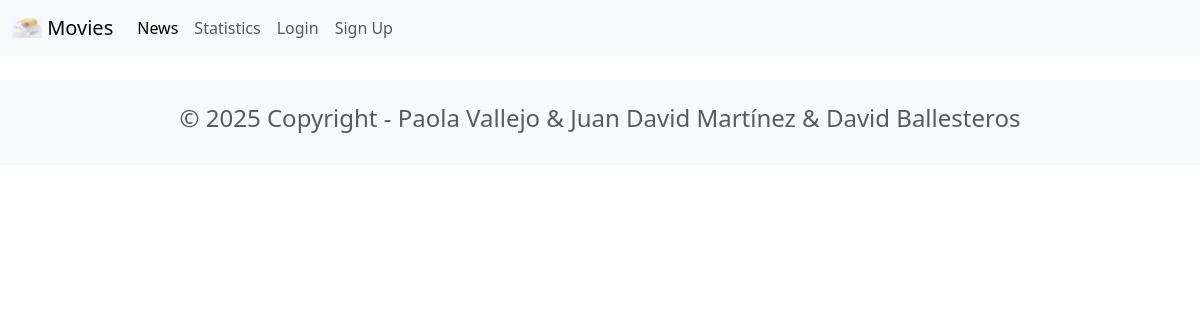
Before: /news/ with the older database file.
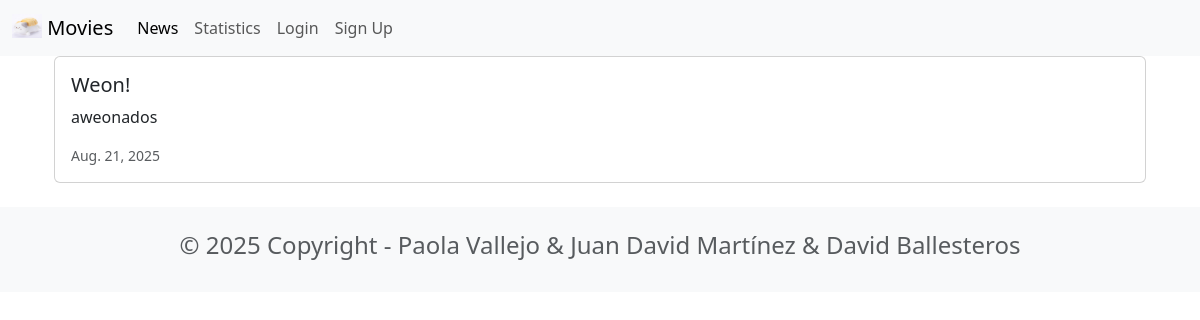
After: the same page with the newer database file.
### news/models.py (models this page shows, shortened)
class New(models.Model):
    headline = models.CharField(max_length=200)
    body = models.TextField()
    date = models.DateField()

### news/views.py (the view)
# urls.py: path('news/', include('news.urls')),
def news(request):
    news_s = New.objects.all().order_by('-date')
    return render(request, 'news.html', {'news_s': news_s})

### news/templates/news.html
{% extends 'base.html' %}
{% block content %}
<div class="container">
  {% for news in news_s %}
    <div class="card mb-3">
      <div class="row g-0">
        <div class="col-md-8">
          <div class="card-body">
            <h5 class="card-title">{{news.headline}}</h5>
            <p class="card-text">{{news.body}}</p>
            <p class="card-text"><small class="text-body-secondary">{{news.date}}</small></p>
          </div>
        </div>
      </div>
    </div>
  {% endfor %}
</div>
{% endblock content %}

Changed rows visible on the page:
added New: headline "Weon!", body "aweonados", date "Aug. 21, 2025"
